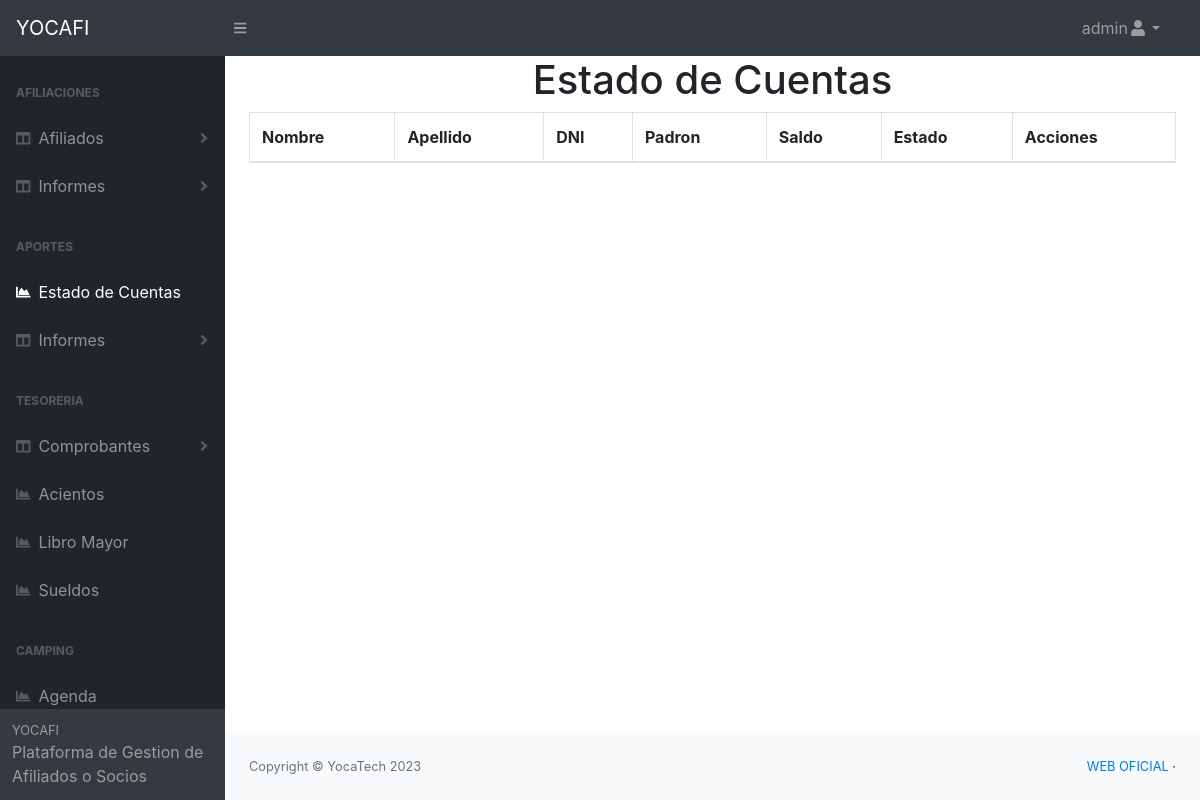
/pages/estados_cuentas.php (signed in), run on an earlier commit of the app's database.
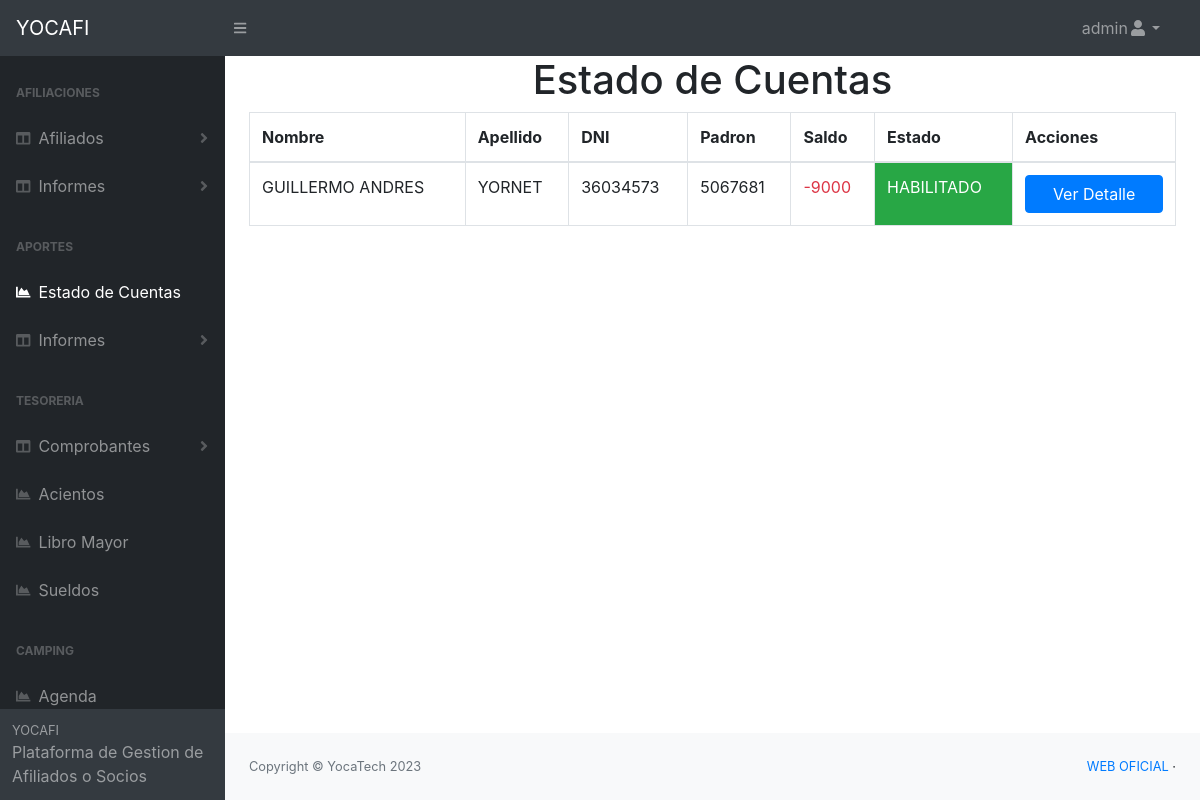
And on a later commit of the database.
### tables this page shows
CREATE TABLE `aportes` (
  `id` int(11) NOT NULL,
  `id_titular` int(11) NOT NULL,
  `concepto` text DEFAULT NULL,
  `descripcion` text DEFAULT NULL,
  `deuda` int(11) DEFAULT NULL,
  `pago` int(11) DEFAULT NULL,
  `saldo` int(11) NOT NULL,
  `fecha_carga` date NOT NULL DEFAULT current_timestamp(),
  `hora_carga` time NOT NULL DEFAULT current_timestamp(),
  `usuario_carga` varchar(50) NOT NULL
);

CREATE TABLE `afiliado_titular` (
  `id` int(11) NOT NULL,
  `nombre` text NOT NULL,
  `apellido` text NOT NULL,
  `dni` text NOT NULL,
  `fecha_nacimiento` date NOT NULL,
  `domicilio` text NOT NULL,
  `telefono` text NOT NULL,
  `email` text DEFAULT NULL,
  `departamento` text NOT NULL,
  `estado_civil` text NOT NULL,
  `genero` text NOT NULL,
  `tipo_socio` text NOT NULL,
  `servicio_salud` varchar(10) NOT NULL,
  `socio_vitalicio` varchar(10) NOT NULL,
  `padron` text NOT NULL,
  `sector_laboral` text NOT NULL,
  `fecha_carga` date DEFAULT NULL,
  `hora_carga` time DEFAULT NULL,
  `usuario_carga` text NOT NULL,
  `estado` text DEFAULT NULL,
  `fecha_estado` date DEFAULT NULL,
  `hora_estado` time DEFAULT NULL,
  `usuario_estado` text DEFAULT NULL,
  `fecha_baja` date DEFAULT NULL,
  `hora_baja` time DEFAULT NULL,
  `usuario_baja` text DEFAULT NULL,
  `fecha_edicion` date DEFAULT NULL,
  `hora_edicion` time DEFAULT NULL,
  `usuario_edita` text DEFAULT NULL
);

### pages/estados_cuentas.php (the view, shortened to what this page needs)
<?php
    require 'conexion.php';
    $sql = "SELECT afiliado_titular.*, aportes.*
    FROM afiliado_titular
    JOIN aportes ON afiliado_titular.id = aportes.id_titular
    JOIN (
        SELECT id_titular, MAX(id) AS ultimo_aporte
        FROM aportes
        GROUP BY id_titular
    ) AS ultimos_aportes ON aportes.id = ultimos_aportes.ultimo_aporte";
    $resultado = $mysqli->query($sql);
?>
<?php
    include "header.php";
?>
    <body class="sb-nav-fixed">
    <?php
    include "nav_principal.php";
    ?>
        <div id="layoutSidenav">
           <?php
           include "inc_nav.php";
           ?>
            <div id="layoutSidenav_content">
                <main>
                    <h1 class="text-center">Estado de Cuentas</h1>
    <div class="container">
       <div class="row">
           <div class="col-lg-12">
            <table id="example" class="table table-bordered  display nowrap" cellspacing="0" width="100%">
                <thead>
                    <tr>
                        <th>Nombre</th>
                        <th>Apellido</th>
                        <th>DNI</th>
                        <th>Padron</th>
                        <th>Saldo</th>
                        <th>Estado</th>
                        <th>Acciones</th>
                    </tr>
                </thead>
                <tbody>
                   <?php while ($row = $resultado->fetch_assoc()) { ?>
                    <tr>
                        <td><?php echo $row['nombre']; ?></td>
                        <td><?php echo $row['apellido']; ?></td>
                        <td><?php echo $row['dni']; ?></td>
                        <td><?php echo $row['padron']; ?></td>
                        <td class="<?php echo ($row['saldo'] < 0) ? 'text-danger' : 'text-success'; ?>">
    <?php echo $row['saldo']; ?>
</td>
<td class="<?php echo ($row['estado'] == 'HABILITADO' ) ? 'badge-success' : 'badge-danger'; ?>">
    <?php echo $row['estado']; ?></td>
                         <td><a href="ver_detalle.php?id=<?php echo $row['id_titular']; ?>"class='btn btn-primary col-12 mr-2'>Ver Detalle</a></td>
                    </tr>
                    <?php } ?>
                </tbody>
            </table>
           </div>
       </div>
    </div>
                </main>
                <?php
                    include "footer.php";
                ?>
            </div>
        </div>
    </body>
</html>

What changed in the data, as far as the page shows it:
added aportes: id_titular.nombre "GUILLERMO ANDRES", id_titular.apellido "YORNET", id_titular.dni "36034573", id_titular.padron "5067681", saldo "-9000", id_titular.estado "HABILITADO"
